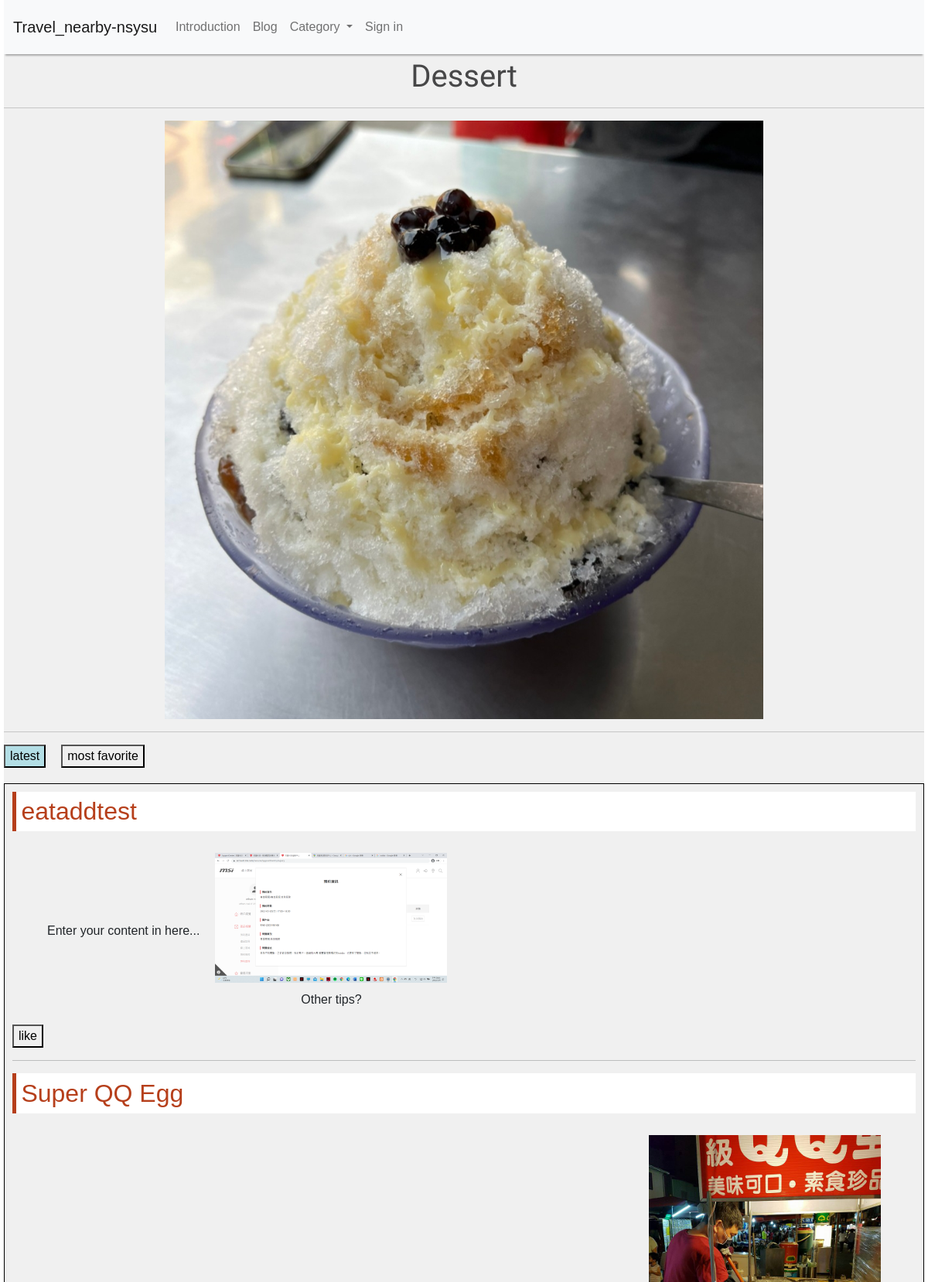
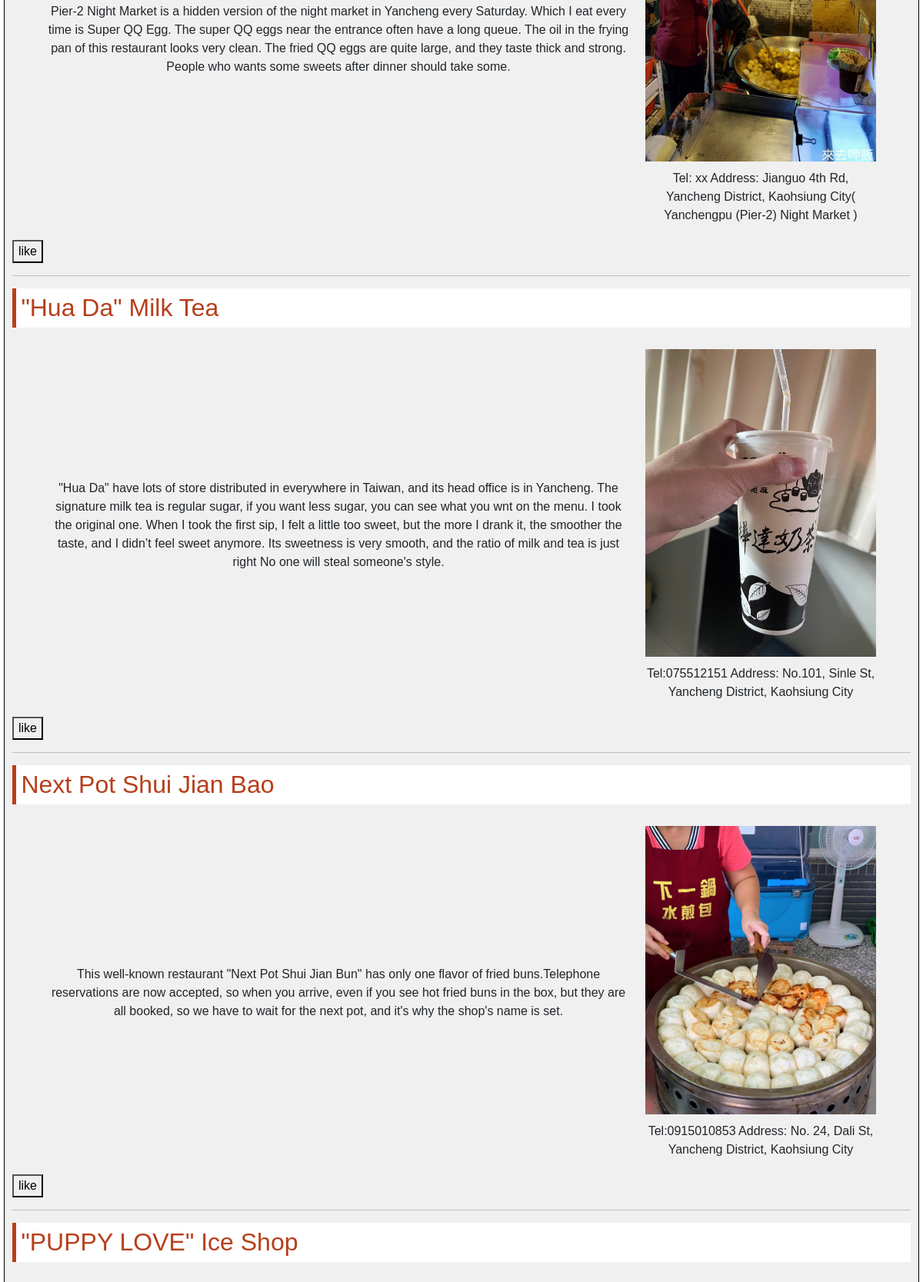
Screenshot of /content_page/php_part/dess.php (upper part) with the database file from the repository (2 pictures, top to bottom).
### tables this page shows
CREATE TABLE `dess` (
  `id` int(11) NOT NULL,
  `title` varchar(25) NOT NULL,
  `content` text NOT NULL,
  `tips` text NOT NULL,
  `pic_route` text NOT NULL,
  `upload_time` datetime NOT NULL DEFAULT current_timestamp()
);

### content_page/php_part/dess.php (the view, shortened to what this page needs)
<?php
 $type = "'dess'";
?>
<!DOCTYPE html>
<html lang="en">
<head>
    <link rel="stylesheet" href="../css_part/Attractions.css">
</head>
<body>
<div>
    <div id="content">
        <?php
    include("./nav_bartest.php");
?>
<h1>
                Dessert
                <hr>
                <img src="../../pic/new_pic/dess/Fuquan Shaved Snow.jpg" alt="" width="65%">
                <hr>
                </h1>
</div>
<div id="sobtn">
            <div>
<button id="sort1"  onclick="defaultsort(<?=$type?>)"><?php $reset=1?>latest<?php $sortway="'def'"?></button>
            </div>
            <div>
<button  id="sort2" onclick="sortlike(<?=$type?>)"><?php $reset=1?>most favorite<?php $sortway="'good'"?></button>
            </div>
</div>
        <div id="intro">
            <div id="infor">
                <?php
$db = new PDO("mysql:dbname=web_project_1111;host=localhost", "root", "");
$sql = $db->query("SELECT *FROM`dess` ORDER BY `upload_time`DESC LIMIT 5");
?>
<?php
                $time = 1;
                foreach ($sql as $row) {
          ?>
                <div>
                    <h2>
                        <?= $row['title'] ?>
                    </h2>
                </div>
                <div id="brief">
                    <div id="f1">
                        <p>
                            <?= $row['content'] ?>
                        </p>
                        <div>
                            <p>
                                <img src="<?=$row['pic_route']?>" alt="pic" width="300px">
                            </p>
                            <p>
                                <?=$row['tips']?>
                            </p>
                        </div>
                    </div>
                </div>
                <div id="likebutton">
                        <?php
                    $type = "'dess'";
                    $title = $row["id"];
                    $now = $row["good"];
                ?>
                    <button type="submit" onclick="add_like(<?=$type?>,<?=$title?>,<?=$now?>,<?=$time?>)" id="like-btn<?=$time?>"><?=$row["good"]?> like</button>
                </div>
                <hr>
                <?php
                    $time++;
                }
?>
            </div>
        </div>
    </div>
</body>
</html>

### content_page/css_part/Attractions.css (style rules this page uses)
#content { margin: 0px 5px; background-color: rgb(240, 240, 240); font-family: 'Titillium Web', sans-serif; }
#sort1 { background-color: #B3DEE5; }
#infor { padding: 10px; border: 1px solid black; }
#sobtn, #ed-btn { display: flex; flex-direction: row; }
h2 { display: flex; flex-direction: row; }
#sobtn div { margin-bottom: 20px; margin-right: 20px; }
h1 { color: rgb(71, 71, 72); text-align: center; padding-top: 5px; font-family: 'Patrick Hand', cursive; }
h2 { background: #fff; padding: 0.2em; color: #b63f1b; margin: 0; border-left: 5px solid #b63f1b; font-weight: bold; margin-bottom: 10px; }
#acc p, #about p, #brief p { margin: 10px; }
@media (max-width:1536px) { #acc, #about, #brief { display: flex; flex-direction: row; align-items: center; } }
#brief #f1 { margin: 10px 35px; text-align: center; align-items: center; display: flex; flex-direction: row; }

### rows the page displays
dess: title "eataddtest", content "Enter your content in here...", pic_route (picture), tips "Other tips?"
dess: title "Super QQ Egg", content "Pier-2 Night Market is a hidden version of the night market in Yancheng every Saturday. Which I eat every time is Super QQ Egg. The super QQ eggs near the entrance often have a long queue. The oil in the frying pan of this restaurant looks very clean. The fried QQ eggs are quite large, and they taste thick and strong. People who wants some sweets after dinner should take some.", pic_route (picture), tips "Tel: xx Address: Jianguo 4th Rd, Yancheng District, Kaohsiung City( Yanchengpu (Pier-2) Night Market )"
dess: title "\"Hua Da\" Milk Tea", content "\"Hua Da\" have lots of store distributed in everywhere in Taiwan, and its head office is in Yancheng. The signature milk tea is regular sugar, if you want less sugar, you can see what you wnt on the menu. I took the original one. When I took the first sip, I felt a little too sweet, but the more I drank it, the smoother the taste, and I didn’t feel sweet anymore. Its sweetness is very smooth, and the ratio of milk and tea is just right No one will steal someone's style.", pic_route (picture), tips "Tel:075512151 Address: No.101, Sinle St, Yancheng District, Kaohsiung City"
dess: title "Next Pot Shui Jian Bao", content "This well-known restaurant \"Next Pot Shui Jian Bun\" has only one flavor of fried buns.Telephone reservations are now accepted, so when you arrive, even if you see hot fried buns in the box, but they are all booked, so we have to wait for the next pot, and it's why the shop's name is set.", pic_route (picture), tips "Tel:0915010853 Address: No. 24, Dali St, Yancheng District, Kaohsiung City"
dess: title "\"PUPPY LOVE\" Ice Shop"
